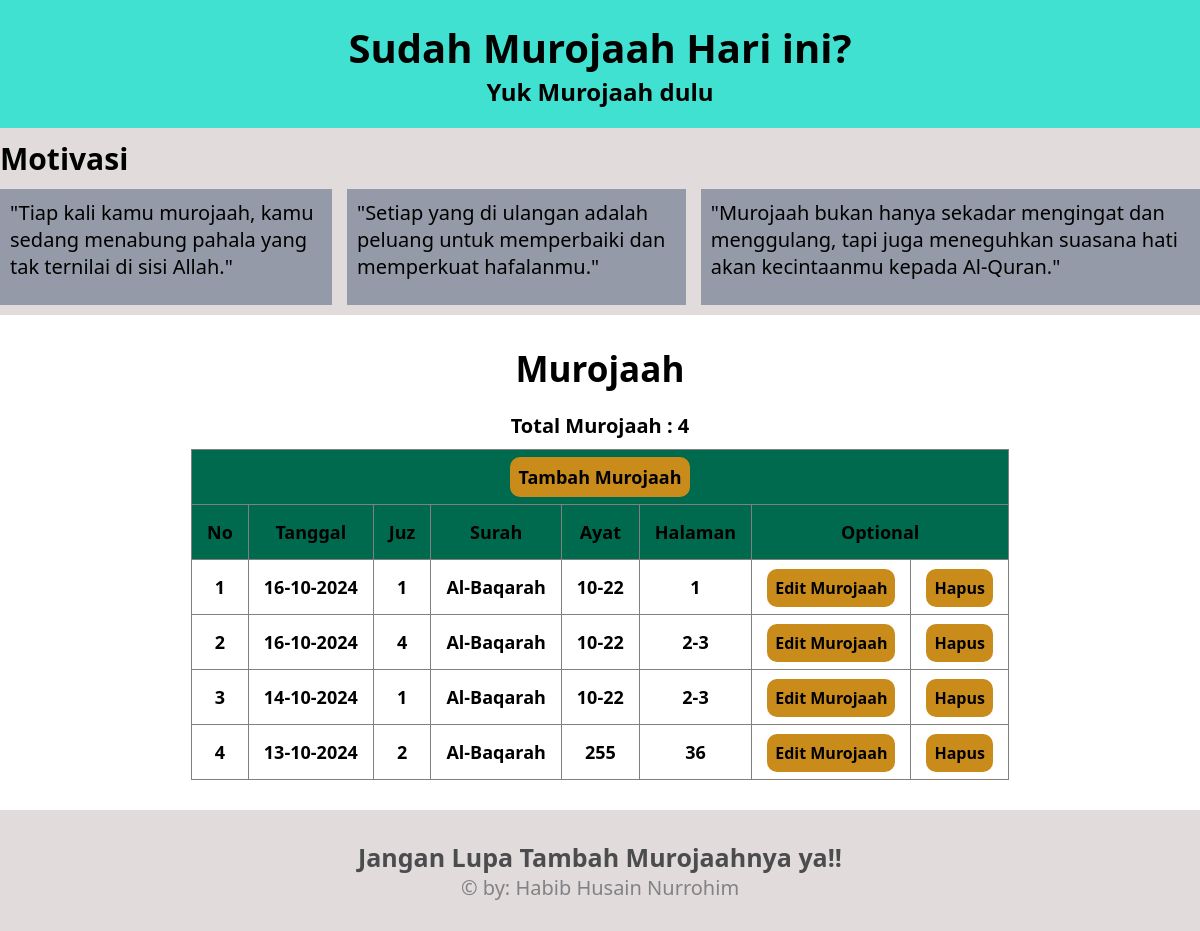
Before: / with the older database file.
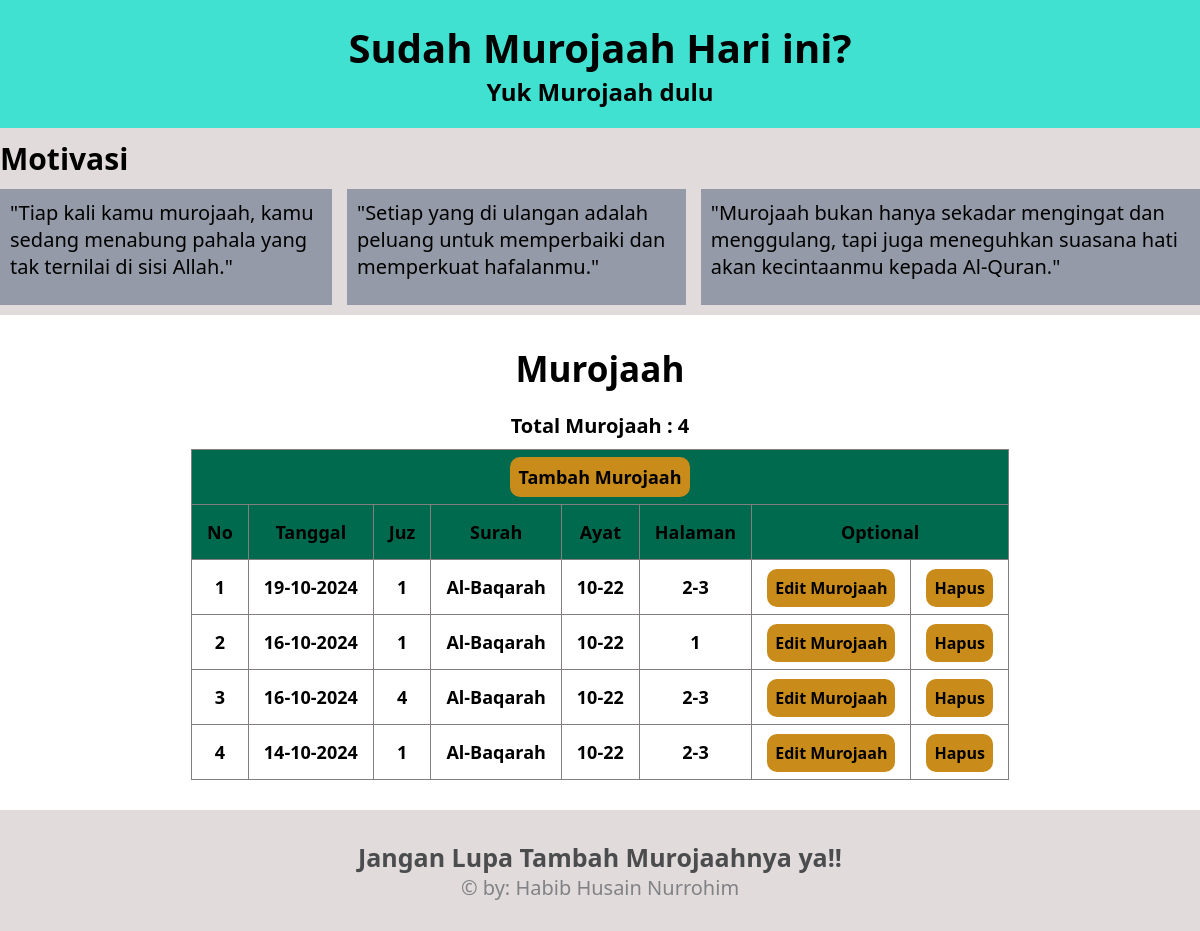
After: the same page with the newer database file.
### tables this page shows
CREATE TABLE murojaah (id INTEGER PRIMARY KEY AUTOINCREMENT, tanggal TEXT NOT NULL ,juz INTEGER NOT NULL,surah TEXT NOT NULL,ayat TEXT NOT NULL,halaman INTEGER NOT NULL);

### functions.php (called while the page is built, shortened)
<?php
function database() {
    $db= new SQLite3("db/db_murojaah.sqlite");
    return $db;
}
function get_total_murojaah() {
    $db = database();
    $hitung_data_murojaah = "SELECT COUNT(*) FROM murojaah";
    $hitung_murojaah = $db->query($hitung_data_murojaah);
    $hitung = $hitung_murojaah->fetchArray();
    return $hitung[0];
}
function tampil_murojaah() {
    $db = database();
    $tampil_murojaah = "SELECT * FROM murojaah ORDER BY tanggal DESC";
    $result = $db->query($tampil_murojaah);
    $murojaah_list = [];
    while ($row = $result->fetchArray()) {
        $murojaah_list[] = $row;
    }
    return $murojaah_list;
}

### index.php (the view, shortened to what this page needs)
<?php
require "functions.php";
?>
<!DOCTYPE html>
<html lang="en">
<head>
    <link rel="stylesheet" href="css/style.css">
</head>
<body>
    <nav class="navbar">
        <div class="container">
            <div class="navbar-text">
                <h1>Sudah Murojaah Hari ini?</h1>
                <h2>Yuk Murojaah dulu</h2>
            </div>
        </div>
    </nav>
    <section class="content">
            <div class="content-judul">
                <h2>Motivasi</h2>
            </div>
            <div class="container">
                <div class="content-box">
                    <div class="content-boxes">
                            <h3>"Tiap kali kamu murojaah, kamu sedang menabung pahala yang tak ternilai di sisi Allah."</h3>
                    </div>
                    <div class="content-boxes">
                            <h3>"Setiap yang di ulangan adalah peluang untuk memperbaiki dan memperkuat hafalanmu."</h3>
                    </div>
                    <div class="content-boxes">
                            <h3>"Murojaah bukan hanya sekadar mengingat dan menggulang, tapi juga meneguhkan suasana hati akan kecintaanmu kepada Al-Quran."</h3>
                    </div>
                </div>
            </div>
        </section>
    <div class="box">
            <div class="container">
                <div class="boxes">
                                 <h3>Murojaah</h3>
                                <h4>Total Murojaah : <?php echo get_total_murojaah();?></h4>
                    <table>
                        <thead>
                                <th colspan="8"><a href="tambah_murojaah.php">Tambah Murojaah</a></th>
                            <tr>
                                <th>No</th>
                                <th>Tanggal</th>
                                <th>Juz</th>
                                <th>Surah</th>
                                <th>Ayat</th>
                                <th>Halaman</th>
                                <th colspan="2">Optional</th>
                            </tr>
                        </thead>
                        <tbody>
                        <?php
                        $murojaah_list = tampil_murojaah();
                        $no = 1;
                        foreach ($murojaah_list as $row):
                        ?>
                            <tr>
                                <td><?php echo $no;?></td>
                                <td><?php echo date ('d-m-Y',strtotime($row['tanggal']));?></td>
                                <td><?php echo $row['juz'];?></td>
                                <td><?php echo $row['surah'];?></td>
                                <td><?php echo $row['ayat'];?></td>
                                <td><?php echo $row['halaman'];?></td>
                                <td><a href="edit_murojaah.php?id=<?php echo $row['id'];?>">Edit Murojaah</a></td>
                                <td><a href="hapus_murojaah.php?id=<?php echo $row['id'];?>" onclick="return confirm('Yakin Mau Menghapus Murojaah ini ???')">Hapus</a></td>
                            </tr>
                            <?php
                            $no++;
                            endforeach;
                            ?>
                        </tbody>
                    </table>
                </div>
            </div>
        </div>
        <footer class="copy">
            <div class="copy-box">
                <div class="copy-boxes">
                <h3>Jangan Lupa Tambah Murojaahnya ya!!</h3>
                <p>&copy; by: Habib Husain Nurrohim </p>
                </div>
            </div>
        </footer>
</body>
</html>

Changed rows visible on the page:
removed murojaah: tanggal "13-10-2024", juz "2", surah "Al-Baqarah", ayat "255", halaman "36"
added murojaah: tanggal "19-10-2024", juz "1", surah "Al-Baqarah", ayat "10-22", halaman "2-3"
